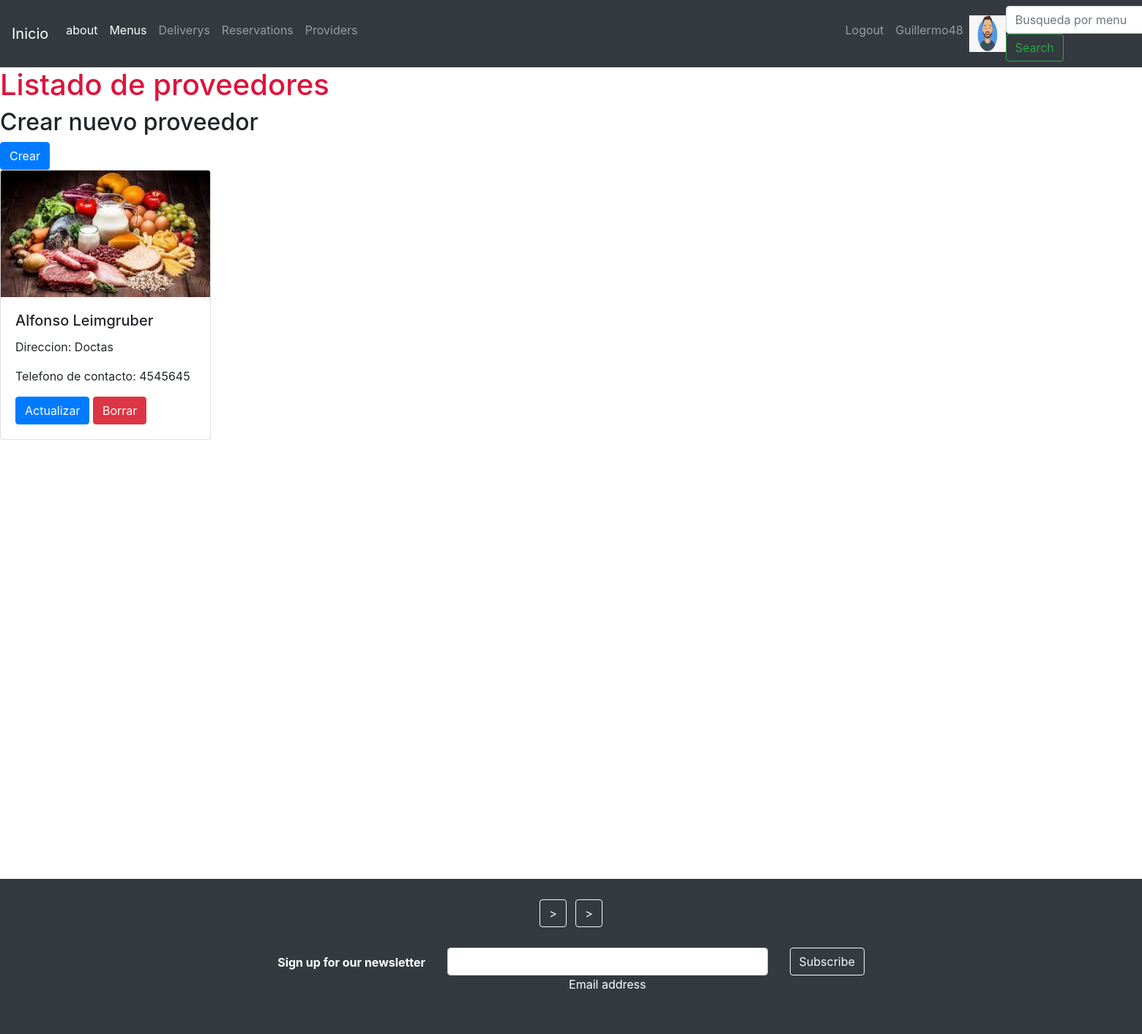
Screenshot of /providers/list-providers/ (signed in) with the database file from the repository.
### users/models.py (models this page shows)
class UserProfile(models.Model):
    user = models.OneToOneField(User, on_delete = models.CASCADE, related_name='profile', verbose_name='perfil')
    phone = models.CharField(max_length=25, null=True, blank=True, verbose_name='telefono')
    birth_date = models.DateField(null=True, blank=True, verbose_name='fecha de cumpleaños')
    profile_picture = models.ImageField(upload_to='profile_images', null=True, blank=True,verbose_name='foto de perfil')
    class Meta:
        verbose_name = 'Perfil de Usuario'
        verbose_name_plural = 'Perfil de Usuarios'

### providers/models.py (models this page shows, shortened)
class Providers(models.Model):
    CHOICES = (
        ('Resposable Inscripto', 'Responsable Inscripto'),
        ('Monotributista', 'Monotributista'),
    )
    name = models.CharField(max_length=100, verbose_name= 'nombre')
    address = models.CharField(max_length=400, verbose_name= 'direccion')
    phone = models.CharField(max_length=20, verbose_name= 'telefono')
    tax_category = models.CharField(max_length=50, choices = CHOICES, verbose_name= 'categogia fiscal')
    is_active = models.BooleanField(default=True)
    class Meta:
        verbose_name = 'Provedor'
        verbose_name_plural = 'Provedores'

### providers/views.py (the view)
# urls.py: path('list-providers/', ProvidersListView.as_view(), name = 'list_providers'),
class ProvidersListView(LoginRequiredMixin, ListView):
    model = Providers
    template_name = 'providers/list_providers.html'
    queryset = Providers.objects.filter(is_active = True)

### templates/providers/list_providers.html (shortened to what this page needs)
{% extends 'base.html' %}
{% block content %}
<h1 style="color: crimson;">Listado de proveedores</h1>
<h2> Crear nuevo proveedor </h2>  <a href="/providers/create-provider/" class="btn btn-primary">Crear</a>
{% for provider in object_list %}
<div class="card" style="width: 18rem;">
    <img class="card-img-top" alt="...">
    <div class="card-body">
      <h5 class="card-title">{{provider.name}}</h5>
      <p class="card-text">Direccion: {{provider.address}}</p>
      <p>Telefono de contacto: {{provider.phone}}</p>
      <a href="/providers/update-provider/{{provider.id}}" class="btn btn-primary">Actualizar</a>
      <a href="/providers/delete-provider/{{provider.id}}" class="btn btn-danger">Borrar</a>
    </div>
  </div>
{% endfor %}
{% endblock %}

### templates/base.html (shortened to what this page needs)
<!DOCTYPE html>
<html lang="en">
<head>
    <link rel="stylesheet" href="https://cdn.jsdelivr.net/npm/bootstrap@4.6.2/dist/css/bootstrap.min.css"
>
</head>
<body>
    <header>
        <nav class="navbar navbar-expand-lg navbar-dark bg-dark">
            <a class="navbar-brand" href="/">Inicio</a>
            <div class="collapse navbar-collapse" id="navbarSupportedContent">
                <ul class="navbar-nav mr-auto">
                  <li class="nav-item active">
                    <a class="nav-link" href="/about/">about</a>
                  </li>
                    <li class="nav-item active">
                        <a class="nav-link" href="/menus/list-menus/">Menus</a>
                    </li>
                    <li class="nav-item">
                        <a class="nav-link" href="/deliveries/list-deliveries/">Deliverys</a>
                    </li>
                    <li class="nav-item">
                        <a class="nav-link" href="/reservations/list-reservations/">Reservations</a>
                    </li>
                    <li class="nav-item" style="margin-right: 650px;">
                      <a class="nav-link" href="/providers/list-providers/">Providers</a>
                    </li>
                    {% if request.user.is_authenticated %}
                    <li class="nav-item">
                      <a class="nav-link" href="/users/logout/">Logout</a>
                    </li>
                    <li class="nav-item">
                      <a class="nav-link" href="/users/update/">{{request.user.username}}</a>
                    </li>
                        {% if request.user.profile.profile_picture.url != '' %}
                            <img src="{{request.user.profile.profile_picture.url}}" alt="profile_picture" width="50px" height="50px">
                        {% endif %}
                    {% endif %}
                </ul>
                <form class="form-inline my-2 my-lg-0" action="/menus/list-menus/" method="GET">
                    <input class="form-control mr-sm-2" type="search" placeholder="Busqueda por menu" aria-label="Search" name="search">
                    <button class="btn btn-outline-success my-2 my-sm-0" type="submit">Search</button>
                </form>
            </div>
        </nav>
    </header>
    {% block content %}
    {% endblock %}
<footer class="bg-dark text-center text-white" style="margin-top: 600px;">
    <div class="container p-4">
      <section class="mb-4">
        <a class="btn btn-outline-light btn-floating m-1" href="https://www.facebook.com/Cardamomorestook-103918635956731" role="button"
        >
        ></a>
        <a class="btn btn-outline-light btn-floating m-1" href="https://www.instagram.com/cardamomo.restook/?igshid=OGQ2MjdiOTE%3D" role="button"
          >
        ></a>
      </section>
      <section class="">
        <form action="">
          <div class="row d-flex justify-content-center">
            <div class="col-auto">
              <p class="pt-2">
                <strong>Sign up for our newsletter</strong>
              </p>
            </div>
            <div class="col-md-5 col-12">
              <div class="form-outline form-white mb-4">
                <input type="email" id="form5Example21" class="form-control" />
                <label class="form-label" for="form5Example21">Email address</label>
              </div>
            </div>
            <div class="col-auto">
              <button type="submit" class="btn btn-outline-light mb-4">
                Subscribe
              </button>
            </div>
          </div>
</body>
</html>

### rows the page displays
Providers: name "Alfonso Leimgruber", address "Doctas", phone "4545645"

### other values shown
{{ request.user.username }} "Guillermo48"
